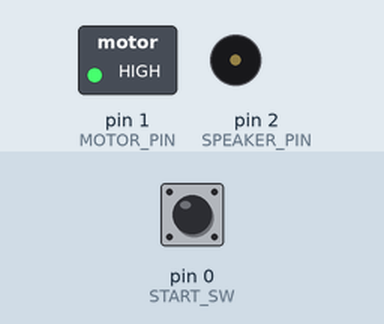
Simulated run of this sketch. Board: Arduino Uno, built with avr-gcc and run on an emulated ATmega328P. Shown: switched loads named in the sketch (green lamp = pin HIGH), buzzer (waves = sounding). The test bench sets the inputs (shaded band); at power-on: pin 0 (START_SW) HIGH.

Above: at 1.2 s.
1.3 s: pin 0 (START_SW) pulled LOW for 1 s
At 3.0 s:
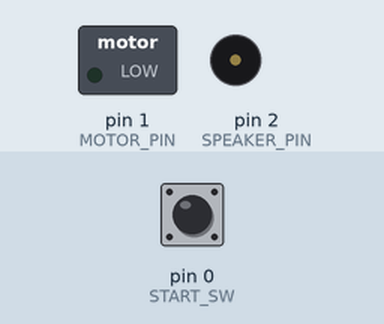
3.8 s: pin 0 (START_SW) pulled LOW for 3.2 s
At 4.95 s:
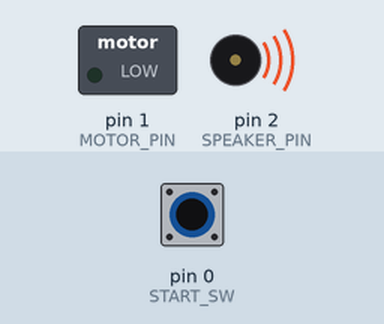
Timing chart, 0 to 8.6 s (numbered marks = the images above; inputs shaded):
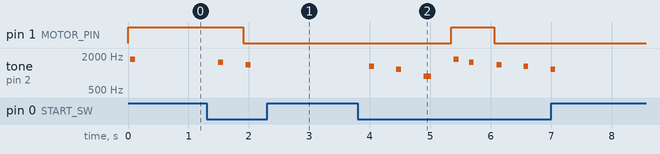

Measured:
- after the input at 1.3 s, pin 1 (MOTOR_PIN): HIGH → LOW after 0.61 s; tone on pin 2 (SPEAKER_PIN): silent → 1551 Hz after 0.19 s, → silent 0.08 s later, → 1387 Hz 0.38 s later, → silent 0.08 s later
- after the input at 3.8 s, pin 1 (MOTOR_PIN): LOW → HIGH after 1.5 s, → LOW 0.71 s later; tone on pin 2 (SPEAKER_PIN): plays 1311 Hz for 0.08 s, 1167 Hz for 0.08 s, 875 Hz for 0.12 s, 1740 Hz for 0.08 s, 1551 Hz for 0.08 s, 1387 Hz for 0.08 s … (8 notes in this stretch), starting after 0.20 s

The sketch:

funcontroller.ino
```cpp
#define MOTOR_PIN 1 /* outside pin */
#define START_SW 0
#define SPEAKER_PIN 2

int state = 0;
int Pwm;

unsigned long time;

void setup()
{
  pinMode(MOTOR_PIN, OUTPUT);
  pinMode(START_SW, INPUT_PULLUP);
  pinMode(SPEAKER_PIN, OUTPUT);


  analogWrite(MOTOR_PIN, 255);
  state = 5;
  Pwm = 255;
  beep(SPEAKER_PIN, 880, 30);

  time = millis();
}


void loop() {

  if (state == 0 && digitalRead(START_SW) == LOW) {
    Pwm = 255; // とりあえず仮の値
    analogWrite(MOTOR_PIN, Pwm);
    state = 5;
    time = millis();
    beep(SPEAKER_PIN, 880, 30);
    delay(200);
  }

  if (state > 0) {
    if (Pwm > 40 && millis() - time > 600000UL) { // 10分後
      Pwm = 40;
      analogWrite(MOTOR_PIN, Pwm); // めいっぱい遅く
      beep(SPEAKER_PIN, 262, 20);

    } else if (Pwm > 120 && millis() - time > 120000UL) { // 2分後
      Pwm = 120;
      analogWrite(MOTOR_PIN, Pwm); // まあまあ遅く
      beep(SPEAKER_PIN, 392, 20);
    }
  }

  if (state > 0 && digitalRead(START_SW) == LOW) {


    state--;
    if (state == 0) {
      Pwm = 0;
      analogWrite(MOTOR_PIN, Pwm);
      beep(SPEAKER_PIN, 440, 30);
      delay(30);
      beep(SPEAKER_PIN, 440, 30);

    } else {

      switch (state) {
        case 4:
          Pwm = 180;
          analogWrite(MOTOR_PIN, Pwm);
          beep(SPEAKER_PIN, 783, 30);
          break;
        case 3:
          Pwm = 120;
          analogWrite(MOTOR_PIN, Pwm);
          beep(SPEAKER_PIN, 700, 30);
          break;
        case 2:
          Pwm = 70;
          analogWrite(MOTOR_PIN, Pwm);
          beep(SPEAKER_PIN, 660, 30);
          break;
        case 1:
          Pwm = 40;
          analogWrite(MOTOR_PIN, Pwm);
          beep(SPEAKER_PIN, 587, 30);
          break;
      }

    }

    delay(200);
  }

  if (state > 0 && millis() - time > 2400000UL) { // 40分後
    Pwm = 0;
    analogWrite(MOTOR_PIN, Pwm); // stop
    state = 0;

    beep(SPEAKER_PIN, 523, 50);
    delay(100);
    beep(SPEAKER_PIN, 523, 50);
    delay(100);
    beep(SPEAKER_PIN, 523, 50);
    delay(100);
    beep(SPEAKER_PIN, 523, 50);

  }

  delay (200);
}

void beep(int pin, int frequency, int len) {
  unsigned int t = 250000 / frequency;
  if (t < 1) t = 1;
  for (unsigned int i = 0; i < frequency / 250 * len; i++) {
    digitalWrite(pin, HIGH);
    delayMicroseconds(t);
    digitalWrite(pin, LOW);
    delayMicroseconds(t);
  }
}
```
